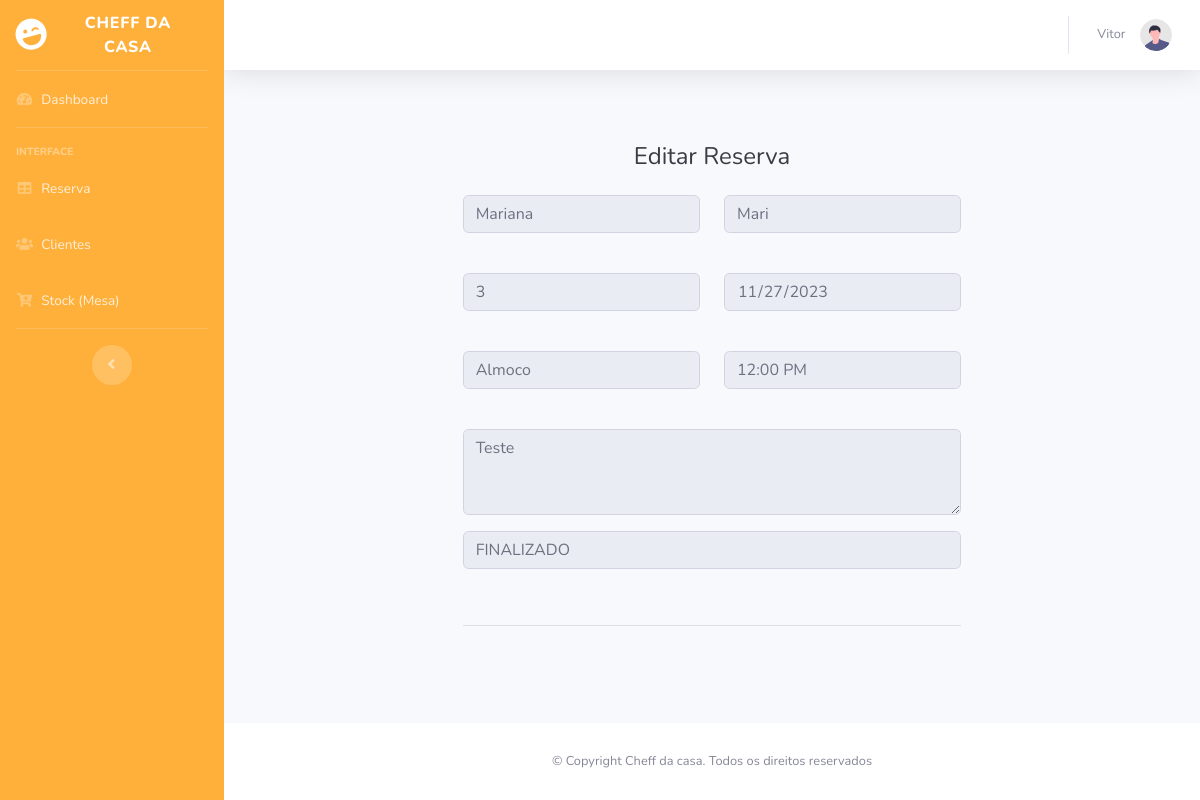
The page /panel/detallesReserva.php?id=26 (signed in) on the database its author committed.
### tables this page shows
CREATE TABLE `reserva` (
  `idr` int(11) NOT NULL,
  `quantidade` int(11) NOT NULL,
  `fechar` date DEFAULT NULL,
  `tipo` varchar(50) NOT NULL,
  `hora` varchar(20) DEFAULT NULL,
  `comentario` varchar(1500) DEFAULT NULL,
  `estado_id_status` int(11) NOT NULL,
  `usuario_idu` int(11) NOT NULL,
  `dataHoraCadastro` datetime DEFAULT NULL
);

CREATE TABLE `usuario` (
  `id` int(11) NOT NULL,
  `nomes` varchar(100) NOT NULL,
  `apelidos` varchar(100) NOT NULL,
  `dni` int(20) NOT NULL,
  `numero` varchar(100) NOT NULL,
  `fecha` varchar(100) NOT NULL,
  `email` varchar(70) NOT NULL,
  `direcao` varchar(100) DEFAULT NULL,
  `password` varchar(45) DEFAULT NULL,
  `pontos` int(30) NOT NULL,
  `estado_usuario` varchar(30) DEFAULT NULL,
  `cargo_idc` int(11) NOT NULL
);

CREATE TABLE `estado` (
  `id_status` int(11) NOT NULL,
  `status` varchar(45) DEFAULT NULL
);

### panel/detallesReserva.php (the view, shortened to what this page needs)
<?php
    $nomes = $_SESSION['nomes'];
	$cargo_idc = $_SESSION['cargo_idc'];
?>
<!DOCTYPE html>
<html lang="pt-br">
<head>
    <link href="vendor/fontawesome-free/css/all.min.css" rel="stylesheet" type="text/css">
    <link href="css/sb-admin-2.min.css" rel="stylesheet">
</head>
<body id="page-top">
    <div id="wrapper">
        <ul class="navbar-nav bg-gradient-primary sidebar sidebar-dark accordion" id="accordionSidebar">
            <a class="sidebar-brand d-flex align-items-center justify-content-center" href="index.html">
                <div class="sidebar-brand-icon rotate-n-15">
                    <i class="fas fa-laugh-wink"></i>
                </div>
                <div class="sidebar-brand-text mx-3">Cheff da Casa</div>
            </a>
            <hr class="sidebar-divider my-0">
            <li class="nav-item">
                <a class="nav-link" href="#">
                    <i class="fas fa-fw fa-tachometer-alt"></i>
                    <span>Dashboard</span></a>
            </li>
            <hr class="sidebar-divider">
            <div class="sidebar-heading">
                Interface
            </div>
            <?php if($cargo_idc == 1) { ?>
                <li class="nav-item">
                    <a class="nav-link" href="reserva.php">
                        <i class="fas fa-fw fa-table"></i>
                        <span>Reserva</span></a>
                </li>
                <li class="nav-item">
                    <a class="nav-link" href="clientes.php">
                        <i class="fas fa-fw fa-users"></i>
                        <span>Clientes</span></a>
                </li>
                <li class="nav-item">
                    <a class="nav-link" href="stockMesa.php">
                    <i class="fas fa-fw fa-cart-plus"></i>
                    <span>Stock (Mesa)</span></a>
                </li>
            <?php } ?>
            <hr class="sidebar-divider d-none d-md-block">
            <div class="text-center d-none d-md-inline">
                <button class="rounded-circle border-0" id="sidebarToggle"></button>
            </div>
        </ul>
        <div id="content-wrapper" class="d-flex flex-column">
            <div id="content">
                <nav class="navbar navbar-expand navbar-light bg-white topbar mb-4 static-top shadow">
                    <ul class="navbar-nav ml-auto">
                        <li class="nav-item dropdown no-arrow">
                            <a class="nav-link dropdown-toggle" href="#" id="userDropdown" role="button"
                                data-toggle="dropdown" aria-haspopup="true" aria-expanded="false">
                                <span class="mr-2 d-none d-lg-inline text-gray-600 small"><?php echo $nomes ?> &nbsp;</span>
                                <img class="img-profile rounded-circle"
                                    src="img/undraw_profile.svg">
                            </a>
                        </li>
                    </ul>
                </nav>
                <center>
                    <div class="container-fluid">
                        <div class="col-lg-8">
                            <div class="p-5">
                                <div class="text-center">
                                    <h1 class="h4 text-gray-900 mb-4">Editar Reserva</h1>
                                </div>
                                <form action="controlador/editarReserva.php" method="POST">
                                        <?php
                                            include ('config/Conexao.php');
                                            $id=$_GET['id'];
                                            $sql = $Conexao->query("SELECT * FROM reserva r JOIN usuario u ON r.usuario_idu = u.id JOIN estado e ON r.estado_id_status = e.id_status WHERE idr=$id");
                                            $resultado = $sql->fetch_assoc();
                                        ?>
                                   <div class="form-group row">
                                        <div class="col-sm-6">
                                            <input type="text" value="<?php echo $resultado['nomes']; ?>" class="form-control" name="quantidade" placeholder="quantidade" disabled>
                                        </div>
                                        <div class="col-sm-6">
                                            <input type="text" value="<?php echo $resultado['apelidos']; ?>" class="form-control" name="fecha" placeholder="Fecha" disabled>
                                        </div>
                                    </div>
                                    <br>
                                   <div class="form-group row">
                                        <div class="col-sm-6">
                                            <input type="number" value="<?php echo $resultado['quantidade']; ?>" class="form-control" name="quantidade" placeholder="quantidade" disabled>
                                        </div>
                                        <div class="col-sm-6">
                                            <input type="date" value="<?php echo $resultado['fechar']; ?>" class="form-control" name="fecha" placeholder="Fecha" disabled>
                                        </div>
                                    </div>
                                    <br>
                                    <div class="form-group row">
                                        <div class="col-sm-6">
                                            <input type="text" value="<?php echo $resultado['tipo']; ?>" class="form-control" name="tipo" placeholder="Tipo" disabled>
                                        </div>
                                        <div class="col-sm-6">
                                            <input type="text" value="<?php echo $resultado['hora']; ?>" name="hora" class="form-control" disabled>
                                        </div>
                                    </div>
                                    <br>
                                    <div class="form-group row">
                                        <div class="col-sm-12">
                                            <textarea name="comentario"  class="form-control" placeholder="Comentario / Recomendação" rows="3" disabled><?php echo $resultado['comentario']; ?></textarea>
                                        </div>
                                    </div>
                                    <div class="form-group row">
                                        <div class="col-sm-12">
                                            <input type="text" value="<?php echo $resultado['status']; ?>" class="form-control" name="tipo" placeholder="Tipo" disabled>
                                        </div>
                                    </div>
                                    <br><hr>
                                </form>
                            </div>
                        </div>
                    </div>
                </center>
            </div>
            <footer class="sticky-footer bg-white">
                <div class="container my-auto">
                    <div class="copyright text-center my-auto">
                        <span>&copy; Copyright Cheff da casa. Todos os direitos reservados</span>
                    </div>
                </div>
            </footer>
        </div>
    </div>
</body>
</html>

### rows shown on the page
reserva: quantidade "Mariana", fecha "Mari", quantidade "3", fecha "11/27/2023", tipo "Almoco", hora "12:00 PM", comentario "Teste", tipo "FINALIZADO"

### other values the page prints
$nomes "Vitor"
